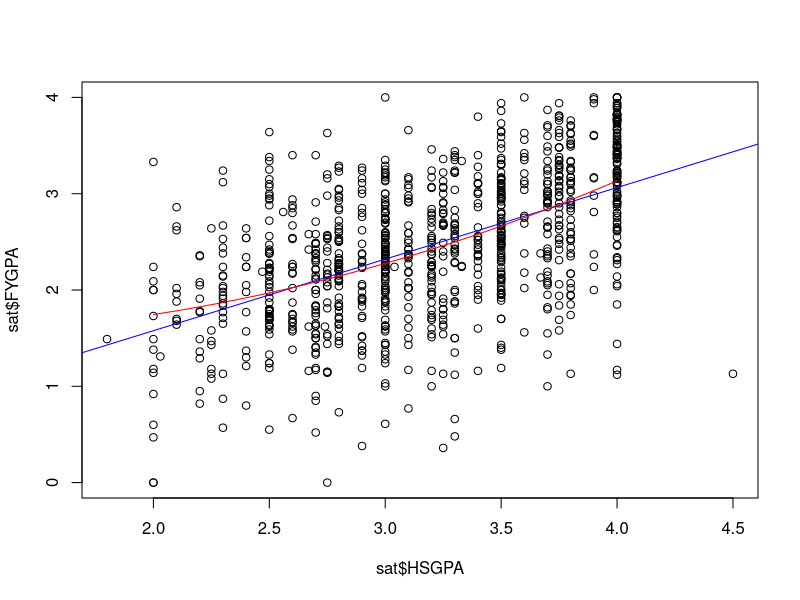

This figure's R source:
## ---- chunk 1
sat <- read.csv('../data/sat.csv')
colnames(sat)
colnames(sat)[1] <- 'sex'
sat$sex <- sat$sex - 1  # 0/1 is conventional, data gives 1/2
n <- dim(sat)[1]
## ---- chunk 2
sat$fakeSex <- sample(c('female', 'male', 'other/no response'), n, replace = T)
levels(sat$fakeSex)
sat$fakeSex <- as.factor(sat$fakeSex)
levels(sat$fakeSex)
lm(FYGPA ~ HSGPA + fakeSex, data = sat)
# sat$fakeSex <- as.factor(sat$fakeSex, levels = c('male', 'female', 'other/no response'))
sat$fakeSex <- factor(sat$fakeSex, levels = c('male', 'female', 'other/no response'))
lm(FYGPA ~ HSGPA + fakeSex, data = sat)
## ---- chunk 3
satMod1 <- lm(FYGPA ~ HSGPA, data = sat)
sse1 <- sum((sat$FYGPA - predict(satMod1))^2)
## ---- chunk 4
nonsense <- matrix(rnorm(n*(n-2)), n, n-2)
nonsenseData <- data.frame(cbind(FYGPA = sat$FYGPA, HSGPA = sat$HSGPA, nonsense))
satMod2 <- lm(FYGPA ~ HSGPA + V3, data = nonsenseData)
cat('Old SSE:', sse1, '\n',
    'SSE with nonsense covariate included:',
    sum((sat$FYGPA - predict(satMod2))^2), '\n')

satMod3 <- lm(FYGPA ~ ., data = nonsenseData[,1:502])

cat('Old SSE:', sse1, '\n',
    'SSE with 500 nonsense covariates included:',
    sum((sat$FYGPA - predict(satMod3))^2), '\n')

satMod4 <- lm(FYGPA ~ ., data = nonsenseData)
cat('Old SSE:', sse1, '\n',
    'SSE with 998 nonsense covariates included:',
    sum((sat$FYGPA - predict(satMod4))^2), '\n')
## ---- chunk 5
cat('Residual standard error from model:', sigma(satMod1), '\n',
    'By hand:', sqrt(sse1/(n-length(coef(satMod1)))), '\n')

cat('Old sigma-hat:', sigma(satMod1), '\n',
    'sigma-hat with nonsense covariate included:', sigma(satMod2), '\n')

cat('Old sigma-hat:', sigma(satMod1), '\n',
    'sigma-hat with 500 nonsense covariates included:', sigma(satMod3), '\n')

cat('Old sigma-hat:', sigma(satMod1), '\n',
    'sigma-hat with 998 nonsense covariates included:', sigma(satMod4), '\n')  # div 0
## ---- chunk 6
satMod5 <- lm(FYGPA ~ HSGPA + I(HSGPA^2), data = sat)

plot(sat$HSGPA, sat$FYGPA)
abline(satMod1, col = 'blue')
lines(seq(2,4,.1), cbind(rep(1,21), seq(2,4,.1), seq(2,4,.1)^2)%*%coef(satMod5), col = 'red')

cat('Old sigma-hat:', sigma(satMod1), '\n',
    'sigma-hat with quadratic term included:', sigma(satMod5), '\n')

satMod6 <- lm(FYGPA ~ poly(HSGPA, 20), data = sat)

cat('Old sigma-hat:', sigma(satMod1), '\n',
    'sigma-hat with polynomial of order 20:', sigma(satMod6), '\n')
## ---- chunk 7
indices <- sample(1000)
trainIndices <- indices[1:500]
testIndices <- indices[501:1000]
train <- nonsenseData[trainIndices,]
test <- nonsenseData[testIndices,]
## ---- chunk 8
satMod1train <- lm(FYGPA ~ HSGPA, data = train)
sqrt(sum((train$FYGPA - predict(satMod1train, train))^2)/500)
sqrt(sum((test$FYGPA - predict(satMod1train, test))^2)/500)
## ---- chunk 9
satMod3train <- lm(FYGPA ~ ., data = train[,1:252])
summary(satMod3train)
sqrt(sum((train$FYGPA - predict(satMod3train, train))^2)/500)
sqrt(sum((train$FYGPA - predict(satMod3train, train))^2)/(500-252))  # df correction
sqrt(sum((test$FYGPA - predict(satMod3train, test))^2)/500)
